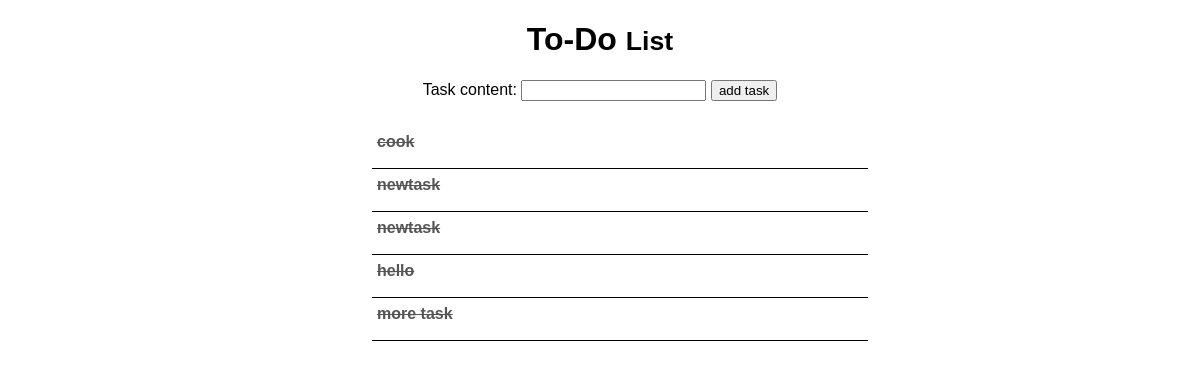
Page /todo/ on the earlier database version.
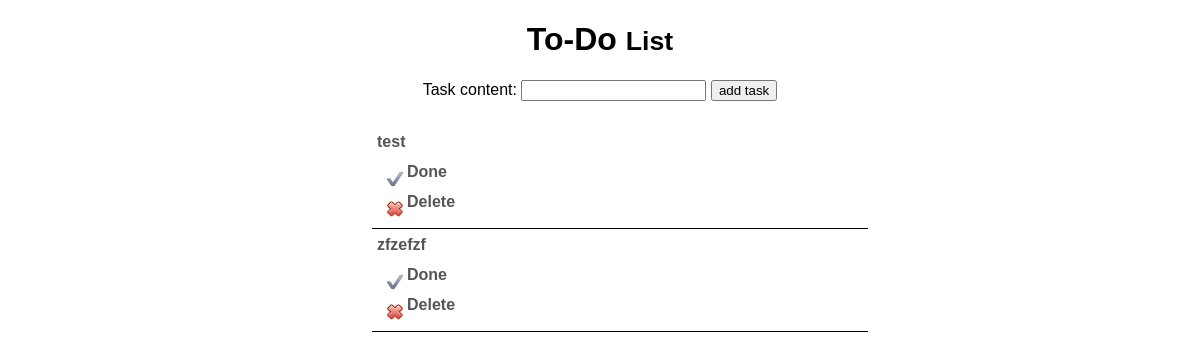
Same page on the later database version.
### todo/models.py (models this page shows, shortened)
class Task(models.Model):
    content = models.CharField(max_length=100)
    is_done = models.BooleanField(default=False)
    created_date = models.DateTimeField(auto_now_add=True)

### todo/views.py (the view)
# urls.py: path('', views.index, name='index'),
def index(request):
    task_list = Task.objects.all()
    context = {'task_list': task_list}
    return render(request, 'todo/index.html', context)

### todo/templates/todo/index.html (shortened to what this page needs)
{% load static %}
<!DOCTYPE html>
<html>
<head>
  <link rel="stylesheet" type="text/css" href="{% static 'todo/style.css' %}">
</head>
<body>
  <div class="form-group">
    <h1>To-Do <small>List</small></h1>
    <form action="{% url 'todo:addTask' %}" method="post">
      <label for="NewTask">Task content:</label>
      <input type="text" name="newTask" id="NewTask">
      <input type="submit" value="add task">
    </form>
  </div>
  {% if task_list %}
  <ul class="list-unstyled" id="todo">
    {% for task in task_list %}
    <ul>
      <li>
        <a class="{% if task.is_done %}task-done{% endif %}"
          href="{% url 'todo:editTask' task.id %}">{{ task.content }}</a>
      </li>
      {% if task.is_done is False %}
      <li class="done">
        <a href="{% url 'todo:finishTask' task.id %}">Done</a>
      </li>
      <li class="delete">
        <a href="{% url 'todo:deleteTask' task.id %}">Delete</a>
      </li>
      {% endif %}
    </ul>
    {% endfor %}
  </ul>
  {% else %}
  <p>No task found.</p>
  {% endif %}
</body>
</html>

Differences in the rows shown:
removed Task: content "cook"
removed Task: content "newtask"
removed Task: content "newtask"
removed Task: content "hello"
removed Task: content "more task"
added Task: content "test", is_done False (drawn)
added Task: content "zfzefzf", is_done False (drawn)
